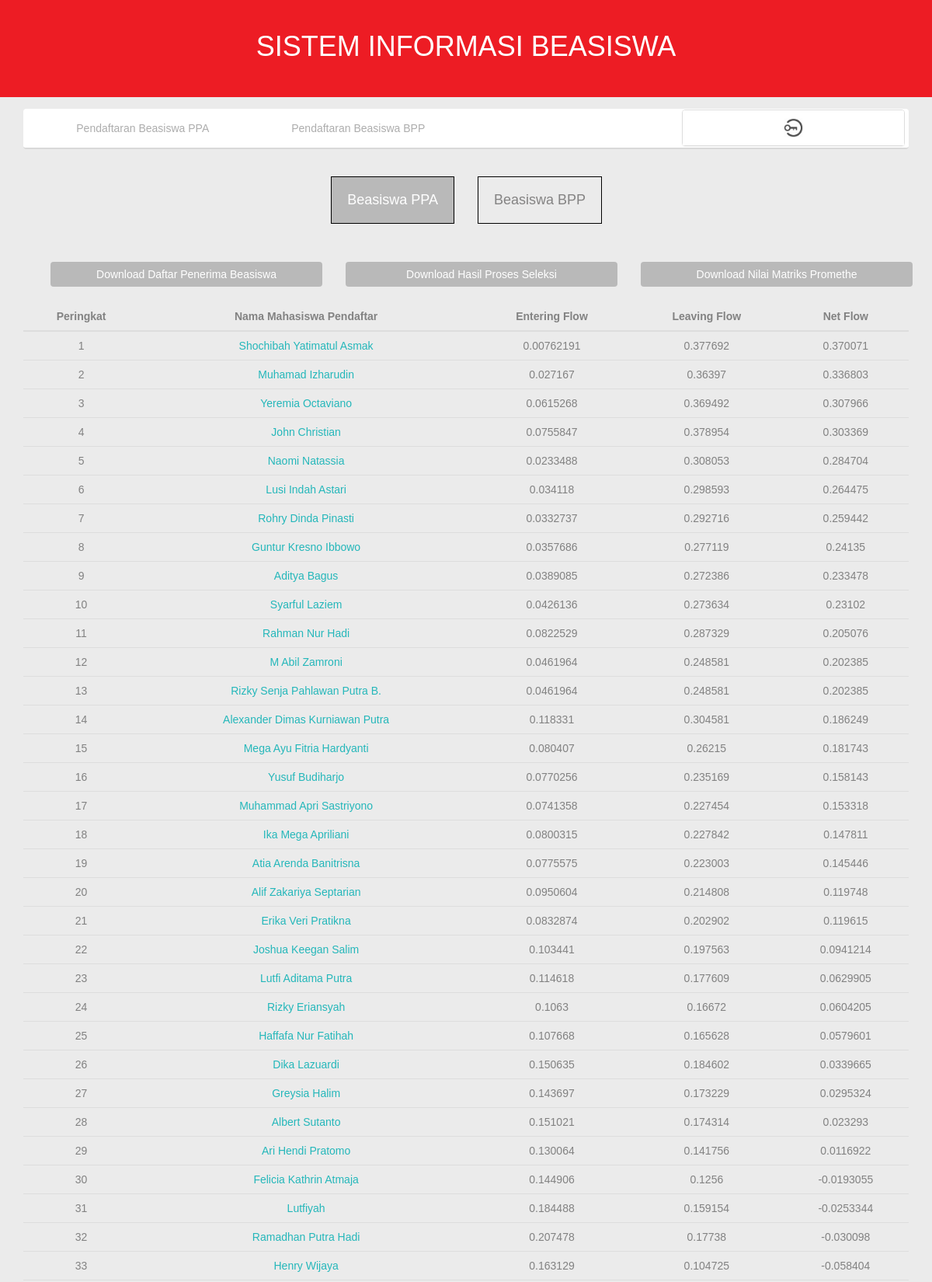
/index.php/pegawai/hasil_seleksi_ppa (upper part), run on the app's committed database.
### tables this page shows
CREATE TABLE `form_beasiswa_ppa` (
  `id_form` int(11) NOT NULL AUTO_INCREMENT,
  `npm` varchar(20) DEFAULT NULL,
  `nama_mhs` varchar(255) DEFAULT NULL,
  `jk` varchar(255) DEFAULT NULL,
  `prodi` varchar(255) DEFAULT NULL,
  `jenjang` varchar(4) DEFAULT NULL,
  `smt` int(11) DEFAULT NULL,
  `ipk` float DEFAULT NULL,
  `pekerjaan` varchar(255) DEFAULT NULL,
  `jml_tanggungan` int(11) DEFAULT NULL,
  `penghasilan` int(11) DEFAULT NULL,
  `prestasi` int(11) DEFAULT NULL,
  `alamat` varchar(255) DEFAULT NULL,
  `telepon` varchar(255) DEFAULT NULL,
  `leaving_flow` float DEFAULT NULL,
  `entering_flow` float DEFAULT NULL,
  `net_flow` float DEFAULT NULL,
  `ranking` int(11) DEFAULT NULL,
  `status_lolos` int(11) DEFAULT NULL,
  PRIMARY KEY (`id_form`)
);

### application/controllers/pegawai.php (called while the page is built, shortened)
<?php if ( ! defined('BASEPATH')) exit('No direct script access allowed');
class Pegawai extends CI_Controller {
	public function __construct()
	{
		$this->load->library('session');
	}
	public function hasil_seleksi_ppa()
	{
		$this->load->database('beasiswa');
		$this->load->model('Beasiswa_models','bea');
		$this->load->view('layout/header',array('display'=>'hasil_seleksi','data'=>$this->bea->pendaftar_beasiswa('ppa','after')));
		$this->load->view('pegawai/hasil_seleksi_ppa');
		$this->load->view('layout/footer');
	}
}
 ?>

### index.php (called while the page is built, shortened)
<?php
require_once BASEPATH.'core/CodeIgniter.php';

### application/models/Beasiswa_models.php (called while the page is built, shortened)
<?php
class Beasiswa_models extends CI_Model {
   public function pendaftar_beasiswa($tipe,$stat)
   {
      if($stat=='after')
         $this->db->order_by("ranking", "asc");
      if($tipe=='ppa')
         $sql = $this->db->get_where('form_beasiswa_ppa');
      else
         $sql = $this->db->get_where('form_beasiswa_bpp');
      $count=0;
      foreach ($sql->result() as $row) {
         $count++;
         $id_form = $row->id_form;
         $no = $count;
         $nama = $row->nama_mhs;
         $ipk = $row->ipk;
         $gaji = $row->penghasilan;
         $tanggungan = $row->jml_tanggungan;
         $keaktifan = $row->prestasi;
         $leaving_flow = $row->leaving_flow;
         $entering_flow = $row->entering_flow;
         $net_flow = $row->net_flow;
         $status_lolos = $row->status_lolos;
         $mahasiswa[$count] = array('id_form'=>$id_form,'leaving_flow' => $leaving_flow,'entering_flow' => $entering_flow,'net_flow' => $net_flow,'status_lolos' => $status_lolos,'no' => $no,'nama'=> $nama,'ipk'=> $ipk,'semester'=> $gaji,'gaji'=> $gaji,'tanggungan'=> $tanggungan,'keaktifan'=>$keaktifan );
      }
      return $mahasiswa;
   }
}
?>

### application/views/pegawai/hasil_seleksi_ppa.php (the view)
<div class="col-md-12" style="background:none;">
	<div class="col-md-6" style="background:none;">
		<a href="<?php echo  base_url();?>pegawai/hasil_seleksi_ppa"><h4 class="tipe" style="float:right;background-color:#B9B9B9;color:white;">Beasiswa PPA</h4></a>
	</div>
	<div class="col-md-6" style="background:none;">
		<a href="<?php echo  base_url();?>pegawai/hasil_seleksi_bpp"><h4 class="tipe" style="float:left;">Beasiswa BPP</h4></a>
	</div>
</div>
<br><br><br><br><br>
<div class="col-md-12" style="background:none;">
	<div class="col-md-4" style="background:none;">
		<a href="<?php echo base_url();?>pegawai/save_as_excel/ppa/simple" class="btn col-sm-12" style="color:white;background-color:#B9B9B9;margin:20px;border:0px;">Download Daftar Penerima Beasiswa</a>
	</div>
	<div class="col-md-4" style="background:none;">
		<a href="<?php echo base_url();?>pegawai/save_as_excel/ppa/full" class="btn col-sm-12" style="text-align:center;color:white;background-color:#B9B9B9;margin:20px;border:0px;">Download Hasil Proses Seleksi</a>
	</div>
	<div class="col-md-4" style="background:none;">
		<a href="<?php echo base_url();?>pegawai/matriks_excel/ppa/" class="btn col-sm-12" style="text-align:center;color:white;background-color:#B9B9B9;margin:20px;border:0px;">Download Nilai Matriks Promethe</a>
	</div>
	<table class="table" style="text-align:center;">
		<thead  style="text-align:center;">
			<tr  style="text-align:center;">
	            <th  style="text-align:center;">Peringkat</th>
	            <th  style="text-align:center;">Nama Mahasiswa Pendaftar</th>
	            <th  style="text-align:center;">Entering Flow</th>
	            <th  style="text-align:center;">Leaving Flow</th>
	            <th  style="text-align:center;">Net Flow</th>
            </tr>
		</thead>
		<tbody>
		<?php foreach ($data as $key => $value) {?>
			<tr>
				<td> <?php echo $value['no'];?></td>
				<td><a href="<?php echo base_url().'pegawai/nilai_preferensi/ppa/'.$value['id_form'];?>"><?php echo $value['nama'];?></a></td>
				<td> <?php echo $value['entering_flow'];?></td>
				<td> <?php echo $value['leaving_flow'];?></td>
				<td> <?php echo $value['net_flow'];?></td>
			</tr>
		<?php }?>
		</tbody>
	</table>
</div>

### static/css/rbtc.css (style rules this page uses)
body { background: #EBEBEB; font-family: 'Source Sans Pro', sans-serif; color: rgb(130, 130, 130); }
a { color: rgb(36, 183, 186); }

### static/css/kp.css (style rules this page uses)
.tipe { padding:20px;background:none;border:solid black 1px;color:#848383; }

### data on the page
form_beasiswa_ppa: no "1", nama_mhs "Shochibah Yatimatul Asmak", entering_flow "0.00762191", leaving_flow "0.377692", net_flow "0.370071"
form_beasiswa_ppa: no "2", nama_mhs "Muhamad Izharudin", entering_flow "0.027167", leaving_flow "0.36397", net_flow "0.336803"
form_beasiswa_ppa: no "3", nama_mhs "Yeremia Octaviano", entering_flow "0.0615268", leaving_flow "0.369492", net_flow "0.307966"
form_beasiswa_ppa: no "4", nama_mhs "John Christian", entering_flow "0.0755847", leaving_flow "0.378954", net_flow "0.303369"
form_beasiswa_ppa: ranking "5", nama_mhs "Naomi Natassia", entering_flow "0.0233488", leaving_flow "0.308053", net_flow "0.284704"
form_beasiswa_ppa: ranking "6", nama_mhs "Lusi Indah Astari", entering_flow "0.034118", leaving_flow "0.298593", net_flow "0.264475"
form_beasiswa_ppa: ranking "7", nama_mhs "Rohry Dinda Pinasti", entering_flow "0.0332737", leaving_flow "0.292716", net_flow "0.259442"
form_beasiswa_ppa: ranking "8", nama_mhs "Guntur Kresno Ibbowo", entering_flow "0.0357686", leaving_flow "0.277119", net_flow "0.24135"
form_beasiswa_ppa: ranking "9", nama_mhs "Aditya Bagus", entering_flow "0.0389085", leaving_flow "0.272386", net_flow "0.233478"
form_beasiswa_ppa: ranking "10", nama_mhs "Syarful Laziem", entering_flow "0.0426136", leaving_flow "0.273634", net_flow "0.23102"
form_beasiswa_ppa: ranking "11", nama_mhs "Rahman Nur Hadi", entering_flow "0.0822529", leaving_flow "0.287329", net_flow "0.205076"
form_beasiswa_ppa: ranking "12", nama_mhs "M Abil Zamroni", entering_flow "0.0461964", leaving_flow "0.248581", net_flow "0.202385"
form_beasiswa_ppa: ranking "13", nama_mhs "Rizky Senja Pahlawan Putra B.", entering_flow "0.0461964", leaving_flow "0.248581", net_flow "0.202385"
form_beasiswa_ppa: ranking "14", nama_mhs "Alexander Dimas Kurniawan Putra", entering_flow "0.118331", leaving_flow "0.304581", net_flow "0.186249"
form_beasiswa_ppa: ranking "15", nama_mhs "Mega Ayu Fitria Hardyanti", entering_flow "0.080407", leaving_flow "0.26215", net_flow "0.181743"
form_beasiswa_ppa: ranking "16", nama_mhs "Yusuf Budiharjo", entering_flow "0.0770256", leaving_flow "0.235169", net_flow "0.158143"
form_beasiswa_ppa: ranking "17", nama_mhs "Muhammad Apri Sastriyono", entering_flow "0.0741358", leaving_flow "0.227454", net_flow "0.153318"
form_beasiswa_ppa: ranking "18", nama_mhs "Ika Mega Apriliani", entering_flow "0.0800315", leaving_flow "0.227842", net_flow "0.147811"
form_beasiswa_ppa: ranking "19", nama_mhs "Atia Arenda Banitrisna", entering_flow "0.0775575", leaving_flow "0.223003", net_flow "0.145446"
form_beasiswa_ppa: ranking "20", nama_mhs "Alif Zakariya Septarian", entering_flow "0.0950604", leaving_flow "0.214808", net_flow "0.119748"
form_beasiswa_ppa: ranking "21", nama_mhs "Erika Veri Pratikna", entering_flow "0.0832874", leaving_flow "0.202902", net_flow "0.119615"
form_beasiswa_ppa: ranking "22", nama_mhs "Joshua Keegan Salim", entering_flow "0.103441", leaving_flow "0.197563", net_flow "0.0941214"
form_beasiswa_ppa: ranking "23", nama_mhs "Lutfi Aditama Putra", entering_flow "0.114618", leaving_flow "0.177609", net_flow "0.0629905"
form_beasiswa_ppa: ranking "24", nama_mhs "Rizky Eriansyah", entering_flow "0.1063", leaving_flow "0.16672", net_flow "0.0604205"
form_beasiswa_ppa: ranking "25", nama_mhs "Haffafa Nur Fatihah", entering_flow "0.107668", leaving_flow "0.165628", net_flow "0.0579601"
form_beasiswa_ppa: ranking "26", nama_mhs "Dika Lazuardi", entering_flow "0.150635", leaving_flow "0.184602", net_flow "0.0339665"
form_beasiswa_ppa: ranking "27", nama_mhs "Greysia Halim", entering_flow "0.143697", leaving_flow "0.173229", net_flow "0.0295324"
form_beasiswa_ppa: ranking "28", nama_mhs "Albert Sutanto", entering_flow "0.151021", leaving_flow "0.174314", net_flow "0.023293"
form_beasiswa_ppa: ranking "29", nama_mhs "Ari Hendi Pratomo", entering_flow "0.130064", leaving_flow "0.141756", net_flow "0.0116922"
form_beasiswa_ppa: ranking "30", nama_mhs "Felicia Kathrin Atmaja", entering_flow "0.144906", leaving_flow "0.1256", net_flow "-0.0193055"
form_beasiswa_ppa: ranking "31", nama_mhs "Lutfiyah", entering_flow "0.184488", leaving_flow "0.159154", net_flow "-0.0253344"
form_beasiswa_ppa: ranking "32", nama_mhs "Ramadhan Putra Hadi", entering_flow "0.207478", leaving_flow "0.17738", net_flow "-0.030098"
form_beasiswa_ppa: ranking "33", nama_mhs "Henry Wijaya", entering_flow "0.163129", leaving_flow "0.104725", net_flow "-0.058404"
